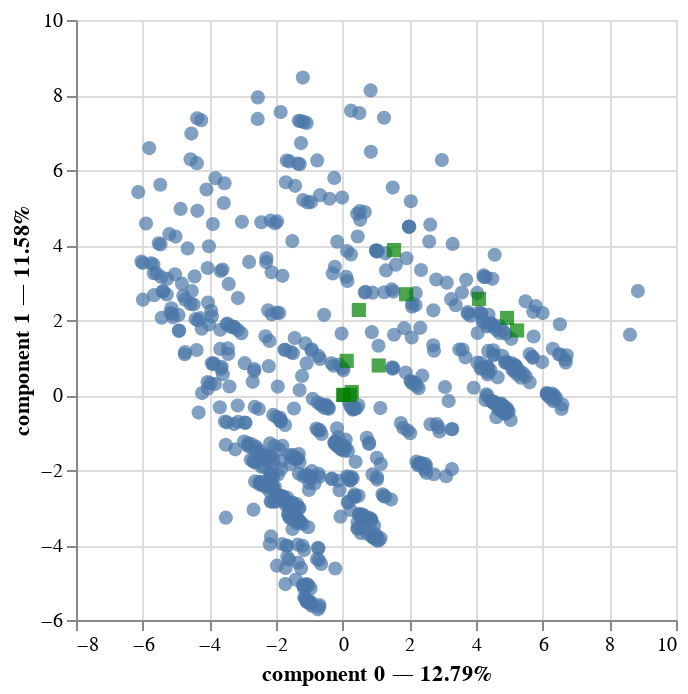

The notebook cell this image was saved under:
### Code cell
famd.plot(
    data,
    x_component=0,
    y_component=1
)

### Figure 1 — Vega-Lite specification as saved in the notebook (floating-point values rounded to 4 significant figures; data arrays with more than 128 entries replaced by an {"elided": "..."} marker saying what was removed)
{"config": {"view": {"continuousWidth": 300, "continuousHeight": 300}}, "layer": [{"data": {"name": "data-fd00d18b23776cfc13e452b2632ea954"}, "mark": {"type": "circle", "size": 50}, "encoding": {"tooltip": [{"field": "index", "type": "quantitative"}, {"field": "component 0", "type": "quantitative"}, {"field": "component 1", "type": "quantitative"}], "x": {"axis": {"title": "component 0 — 12.79%"}, "field": "component 0", "scale": {"zero": false}, "type": "quantitative"}, "y": {"axis": {"title": "component 1 — 11.58%"}, "field": "component 1", "scale": {"zero": false}, "type": "quantitative"}}, "name": "view_2"}, {"data": {"name": "data-3d58179d08ecc977dceb9d13f3f77d8b"}, "mark": {"type": "square", "color": "green", "size": 50}, "encoding": {"tooltip": [{"field": "variable", "type": "nominal"}], "x": {"field": "component 0", "scale": {"zero": false}, "type": "quantitative"}, "y": {"field": "component 1", "scale": {"zero": false}, "type": "quantitative"}}}], "params": [{"name": "param_2", "select": {"type": "interval", "encodings": ["x", "y"]}, "bind": "scales", "views": ["view_2"]}], "$schema": "https://vega.github.io/schema/vega-lite/v5.20.1.json", "datasets": {"data-fd00d18b23776cfc13e452b2632ea954": {"elided": "691 records"}, "data-3d58179d08ecc977dceb9d13f3f77d8b": [{"variable": "age_difference", "component 0": 0.2261, "component 1": 0.004697, "label": "age_difference"}, {"variable": "edu_difference", "component 0": 0.01241, "component 1": 0.0003971, "label": "edu_difference"}, {"variable": "relationship_length_start", "component 0": 1.081, "component 1": 0.787, "label": "relationship_length_start"}, {"variable": "LGB_status", "component 0": 4.089, "component 1": 2.564, "label": "LGB_status"}, {"variable": "broke_up", "component 0": 1.905, "component 1": 2.687, "label": "broke_up"}, {"variable": "coresident", "component 0": 1.54, "component 1": 3.865, "label": "coresident"}, {"variable": "pol_difference", "component 0": 0.1214, "component 1": 0.9114, "label": "pol_difference"}, {"variable": "rac_difference", "component 0": 0.2722, "component 1": 0.08024, "label": "rac_difference"}, {"variable": "relationship_quality", "component 0": 0.486, "component 1": 2.267, "label": "relationship_quality"}, {"variable": "relig_difference", "component 0": 0.0385, "component 1": 0.00305, "label": "relig_difference"}, {"variable": "same_sex_couple", "component 0": 4.93, "component 1": 2.056, "label": "same_sex_couple"}, {"variable": "union_status", "component 0": 5.233, "component 1": 1.721, "label": "union_status"}]}}
